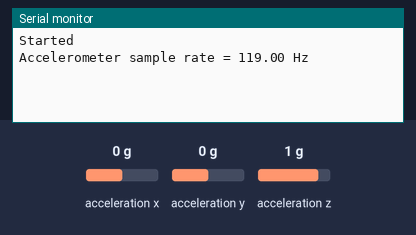
Simulated run of this sketch. Board: Arduino Nano 33 BLE. On the bench: the last lines printed to the serial monitor. Inputs (shaded band) come from the test bench; at power-on: acceleration x 0 g, acceleration y 0 g, acceleration z 1 g.

Above: at 1.2 s.
1.3 s: acceleration x set to -1.4 g
At 2.3 s:
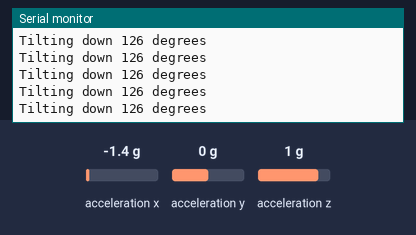
3.2 s: acceleration y set to -1.4 g
At 3.7 s:
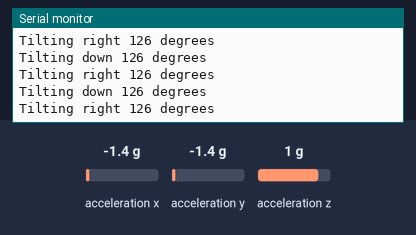

The sketch:

accelerometer_tilt_detection.ino
```cpp
#include "Arduino_BMI270_BMM150.h"  // Include the IMU library

float x, y, z;  // Variables to store acceleration data
int degreesX = 0;  // Variable to store the degree of tilt in the X direction
int degreesY = 0;  // Variable to store the degree of tilt in the Y direction

void setup() {
  Serial.begin(9600);  // Initialize serial communication at 9600 baud rate
  while (!Serial);  // Wait for the serial port to connect
  Serial.println("Started");  // Print a message indicating that the program has started

  // Check if the IMU begins correctly
  if (!IMU.begin()) {
    Serial.println("Failed to initialize IMU!");  // Print error message if IMU initialization fails
    while (1);  // Infinite loop to halt the program
  }

  // Print the accelerometer sample rate
  Serial.print("Accelerometer sample rate = ");
  Serial.print(IMU.accelerationSampleRate());
  Serial.println(" Hz");
}

void loop() {
  // Check if new acceleration data is available
  if (IMU.accelerationAvailable()) {
    IMU.readAcceleration(x, y, z);  // Read acceleration data

    // Check and process tilt in the X direction
    if (x > 0.1) {  // If the X-axis acceleration is greater than 0.1
      x = 100 * x;  // Scale the acceleration value
      degreesX = map(x, 0, 97, 0, 90);  // Map the scaled value to degrees
      Serial.print("Tilting up ");
      Serial.print(degreesX);  // Print the degree of tilt upwards
      Serial.println(" degrees");
    }

    if (x < -0.1) {  // If the X-axis acceleration is less than -0.1
      x = 100 * x;  // Scale the acceleration value
      degreesX = map(x, 0, -100, 0, 90);  // Map the scaled value to degrees
      Serial.print("Tilting down ");
      Serial.print(degreesX);  // Print the degree of tilt downwards
      Serial.println(" degrees");
    }

    // Check and process tilt in the Y direction
    if (y > 0.1) {  // If the Y-axis acceleration is greater than 0.1
      y = 100 * y;  // Scale the acceleration value
      degreesY = map(y, 0, 97, 0, 90);  // Map the scaled value to degrees
      Serial.print("Tilting left ");
      Serial.print(degreesY);  // Print the degree of tilt to the left
      Serial.println(" degrees");
    }

    if (y < -0.1) {  // If the Y-axis acceleration is less than -0.1
      y = 100 * y;  // Scale the acceleration value
      degreesY = map(y, 0, -100, 0, 90);  // Map the scaled value to degrees
      Serial.print("Tilting right ");
      Serial.print(degreesY);  // Print the degree of tilt to the right
      Serial.println(" degrees");
    }
  }
}
```

Measured:
- after the input at 1.3 s, the serial monitor: prints a new line at once (image 1)
- after the input at 3.2 s, the serial monitor: prints a new line at once (image 2)
